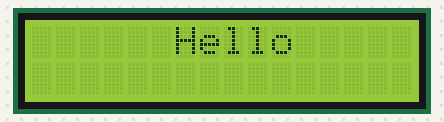
The sketch below on a simulated Arduino Uno, built with avr-gcc and run on an emulated ATmega328P. Parts: 16×2 character LCD.

Above: at 0.1 s.
At 0.6 s:
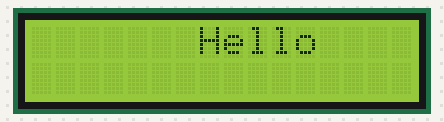
At 1.1 s:
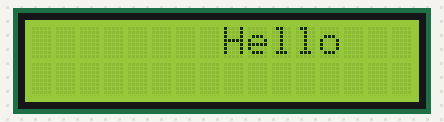

The sketch:

sketch_oct20e.ino
```cpp
#include <LiquidCrystal.h>

#define RS 12
#define E 11


LiquidCrystal lcd(RS, E, 5, 4, 3, 2);

void setup() {
  // put your setup code here, to run once:
  lcd.begin(16,2);
}

void loop() {
  // put your main code here, to run repeatedly:
 /* lcd.setCursor(6,0);
  lcd.print("Hello!");
  for(int k=0; k<3; k++);{
    lcd.scrollDisplayRight();
    delay(500);
  }
  lcd.clear();
  */
  static int x= 0;

  lcd.clear();
  lcd.setCursor(6+x, 0);
  lcd.print("Hello");
  delay(500);
  x=++x%3;
}
```

Measured:
- by itself, everything shown: repeats every 1.5 s, in 3 steps
- what the display in image 1 shows lasts 0.5 s, from 0.6 s to 1.1 s
